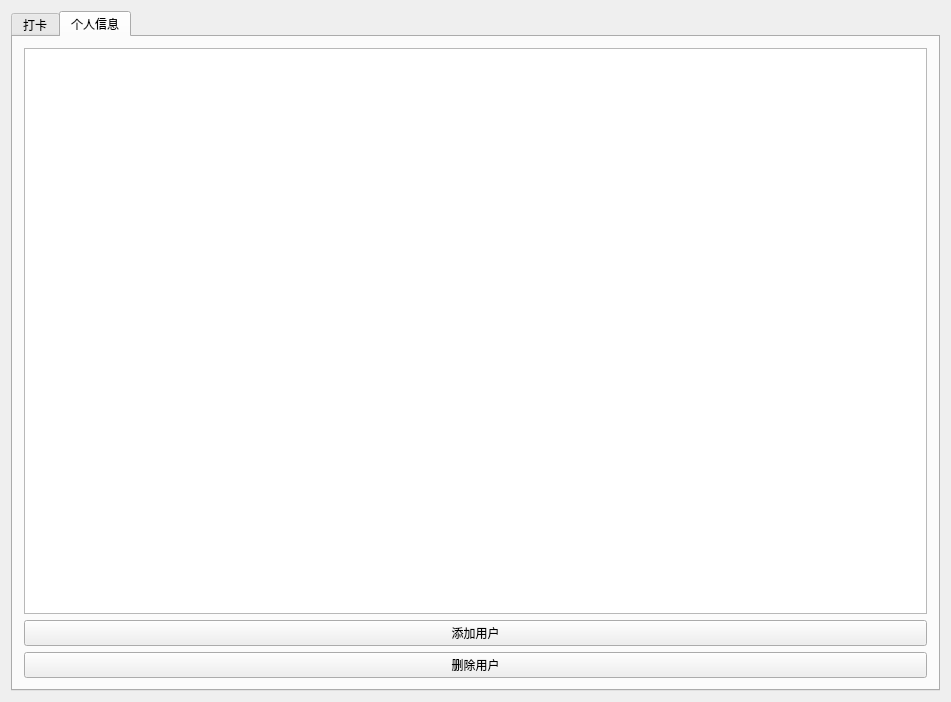
<?xml version="1.0" encoding="UTF-8"?>
<ui version="4.0">
 <class>MainWindow</class>
 <widget class="QMainWindow" name="MainWindow">
  <property name="geometry">
   <rect>
    <x>0</x>
    <y>0</y>
    <width>951</width>
    <height>702</height>
   </rect>
  </property>
  <property name="windowTitle">
   <string>考勤系统</string>
  </property>
  <widget class="QWidget" name="centralWidget">
   <layout class="QVBoxLayout" name="verticalLayout">
    <item>
     <widget class="QTabWidget" name="tabWidget">
      <property name="currentIndex">
       <number>1</number>
      </property>
      <widget class="QWidget" name="daka">
       <attribute name="title">
        <string>打卡</string>
       </attribute>
      </widget>
      <widget class="QWidget" name="info">
       <attribute name="title">
        <string>个人信息</string>
       </attribute>
       <layout class="QVBoxLayout" name="verticalLayout_2">
        <item>
         <widget class="QTableWidget" name="table"/>
        </item>
        <item>
         <widget class="QPushButton" name="adduser">
          <property name="text">
           <string>添加用户</string>
          </property>
         </widget>
        </item>
        <item>
         <widget class="QPushButton" name="deleteuser">
          <property name="text">
           <string>删除用户</string>
          </property>
         </widget>
        </item>
       </layout>
      </widget>
     </widget>
    </item>
   </layout>
  </widget>
 </widget>
 <layoutdefault spacing="6" margin="11"/>
 <resources/>
 <connections/>
</ui>
